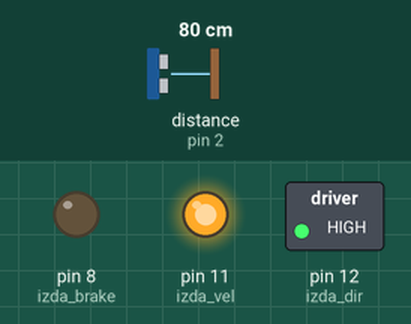
A program run on a simulated Arduino Uno, built with avr-gcc and run on an emulated ATmega328P. On the bench: switched loads named in the program (green lamp = pin HIGH), output pins drawn as LEDs (lit = HIGH). Wiring (inferred from the names in the program): ultrasonic range finder: trigger pin 4; echo pin 2. The test bench sets the inputs (shaded band); at power-on: distance to the obstacle (sensor on pin 2) 80 cm. The echo pulse lasts 58.3 µs per cm; EEPROM starts erased; pins used as bus, display or sensor lines are not drawn; what the program prints to the serial monitor is not drawn.

Above: at 0.1 s.
At 9.0 s:
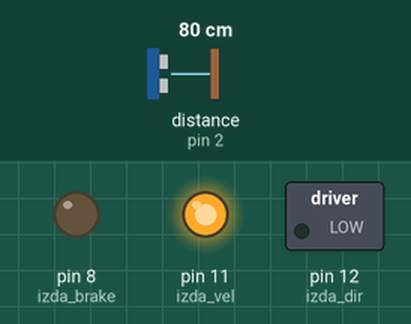
Timing chart, 0 to 10.5 s (numbered marks = the images above):
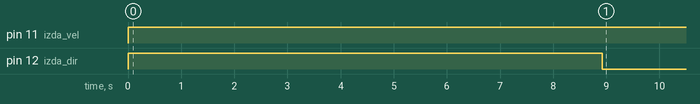

The program:

main.cpp
```cpp
#include "tipos.h"

//Declarar los objetos de los sensores
SensorU_t OjosDetras;

//Declarar la clase de los motores
Motores motors;

//Declarar el objeto para la configuracion
ConfigData Configuracion;

// Estructura para almacenar el estado del robot
Status_t Status;

// Prototipos de funciones


void ControlTask (void *pvParameters);

void setup() {
  //Frenado inicial para evitar movimientos no deseados en el arranque
  motors.Frenar();

  Serial.begin(9600);

  OjosDetras.direccionEcho  = echo_rear;
  OjosDetras.direccionTrig  = trig_rear;

  OjosDetras.cadencia = 100;
  //Arrancar el sistema de configuracion y leer la configuracion inicial
  InitConfiguration();

  // Crear las tareas de lectura de sensores
  //xTaskCreate(TaskUltrasonicRead,"OjosDelante",128,(void*)&OjosDelante,ULTRASONIC_PRIORITY,NULL);

  //Crear la tarea de control principal
  xTaskCreate(ControlTask,"Control",256,NULL,CONTROL_PRIORITY,NULL);

}

void loop(){

  //En este proyecto el bucle loop no se utiliza
  //Es sustituido por la tarea del RTOS "ControlTask"
}

/*--------------------------------------------------*/
/*--------------------- Tareas ---------------------*/
/*--------------------------------------------------*/

/****************************************************************
 * Función ControlTask
 * \brief Tarea de control principal de Moevious
 * \param void *pvParameters -> puntero a array de parametros
 * \return void
 ****************************************************************/
void ControlTask (void *pvParameters){

  TaskHandle_t OjosDetras_h = NULL;

  motors.MoverRecto(255, ALANTE);
  uint8_t count = 0;
  for(;;){

    if(++count == 50){
      motors.MoverRecto(255, ATRAS);
    }

    if(Status.direccion == ATRAS){

      //Si vamos hacia atrás, hacer caso del sensor trasero
      if(OjosDetras_h == NULL){
        xTaskCreate(TaskUltrasonicRead,"OjosDetras",128,(void*)&OjosDetras,ULTRASONIC_PRIORITY,&OjosDetras_h);
      }
      if(OjosDetras.distancia < 4){
        motors.MoverRecto(255, ALANTE);
        count = 0;
      }
    }
    else{ //Cuando dejemos de ir hacia atrás eliminamos el sensor trasero
      if(OjosDetras_h != NULL){
        vTaskDelete(OjosDetras_h);
        OjosDetras_h = NULL;
      }
    }


    duerme(100);
  }
}
```

PinOut.h
```cpp
#ifndef __PINOUT__H
#define __PINOUT__H

/* Pines IMU */
#define IMU_Intp   10

/* Pines de los ultradonidos */
#define  trig_rear 4
#define  echo_rear 2

#define  echo_front
#define  trig_front

/* Pines de los motores */
#define izda_brake  8
#define dcha_brake  9
#define izda_dir   12
#define dcha_dir   13
#define izda_vel   11
#define dcha_vel    3


#endif
```

Memo.cpp
```cpp
#include "Memo.h"

extern ConfigData Configuracion;

#if DEBUG_MEMO
static String indexToString(uint8_t index){
    switch (index)
    {
    case 1:
        return "version de firmware";
        break;

    default:
        return "[index not found]";
        break;
    }
}
#endif

//Funciones privadas
Uint8_t_Type check_uint8(const ConfigData Data1, const ConfigData Data2){
    if(Data1.fw_version.Value != Data2.fw_version.Value){

        return Data2.fw_version;
    }
    Uint8_t_Type empty;
    return empty;
}

//Guardar un único valor en la eeprom
void Store(Uint8_t_Type data){
    if (data.Direction >= EEPROM.length()){
        #if DEBUG_MEMO_ERRORS
            printf("Error en el almacenado en configuracion. Direccion = %i\n", data.Direction);
        #endif
        return;
    }
    EEPROM.write(data.Direction, data.Value);
}

//Leer un único valor desde la eeprom
void Read(Uint8_t_Type *data){
    if (data->Direction >= EEPROM.length()){
        #if DEBUG_MEMO_ERRORS
            printf("Error en la lectura en configuracion. Direccion = %i\n", data->Direction);
        #endif
        return;
    }
    data->Value = EEPROM.read(data->Direction);
}

//Limpiar la eemprom
void clear_eeprom(){
   for (int E = 0; E < EEPROM.length(); E++){
    EEPROM.write(E, 0);   // Itera por toda la EEPROM y reemplaza cualquier valor que esté en algún byte por cero
  }
}

//Tarea para el almacenado automatico de la configuracion
void ConfigLoop(void *p){

    ConfigData OldConfig = Configuracion;

    //Comprobar si ya se ha almacenado algo alguna vez
    //sino almacenar valores por defecto
    Read(&Configuracion.fw_version);


    if(Configuracion.fw_version.Value == 0 || Configuracion.fw_version.Value == 255){
        #if DEBUG_MEMO
            Serial.println("La eeprom no esta arrancada, inicializando...");
        #endif
        Configuracion.fw_version.Value = 1;
    }

    //Leer el resto de valores
    else{
        OldConfig = Configuracion;
    }

    //Bucle para las comprobaciones
    for(;;){

        Uint8_t_Type cambiado = check_uint8(OldConfig, Configuracion);
        if(cambiado.Direction != 255){
            #if DEBUG_MEMO
                printf("Guardando el valor de configuración: %s \n", indexToString(cambiado.Direction));
            #endif
            Store(cambiado);
        }

        OldConfig = Configuracion;
        duerme(100);
    }
    vTaskDelete(NULL);
}

//Funciones publicas

/****************************************************************
 * Función InitConfoguration
 * Lee la configuracion inicial y arranca la tarea de configuracion
 * \param NULL
 ****************************************************************/
void InitConfiguration(){

    //clear_eeprom();

    //Iniciar las direcciones fijas de la memoria
    Configuracion.fw_version.Direction = 1;

    //Arrancar la tarea de control de cambios en la configuracion
    xTaskCreate(ConfigLoop, "CFGTASK", 128, NULL, CONFIG_PRIORITY, NULL);

}
```

Memo.h
```cpp
#ifndef __MEMORIA_H
#define __MEMORIA_H

#include "../tipos.h"
#include "Arduino.h"
#include "EEPROM.h"
#include <Arduino_FreeRTOS.h>

void InitConfiguration();

#endif
```

beep.cpp
```cpp
#include "beep.h"

void beep::init(){

    //sonidito de arranque
    analogWrite(_pin, 150);
    delay(200);
    analogWrite(_pin, 50);
    delay(200);
    analogWrite(_pin, 200);
    delay(300);
    analogWrite(_pin, 0);
}

void beep::wave(){
    for(uint8_t i = 0 ;i< 254;i+=2){
        analogWrite(_pin, i);
        delay(3);
    }

    for(uint8_t i = 254;i> 0;i-=2){
        analogWrite(_pin, i);
        delay(3);
    }
    analogWrite(_pin, 0);
}
```

beep.h
```cpp
#ifndef __BEEP_H
#define __BEEP_H

#include "../tipos.h"
#include "Arduino.h"

/****************************************************************
 * Clase beep
 * Clase para controlar un zumbador.
 ****************************************************************/
class beep {
    private:
        uint8_t _pin = 3;

    public:
        //constructores
        beep(){pinMode(
            _pin,OUTPUT);
            analogWrite(_pin, 0);
            };

        beep(uint8_t pin){
            _pin = pin;
            pinMode(_pin,OUTPUT);
            analogWrite(_pin, 0);
        };

        void init();
        void wave();
};

#endif
```

helpers.cpp
```cpp
#include "helpers.h"

/*--------------------------------------------------*/
/*-------------- Funciones publicas ----------------*/
/*--------------------------------------------------*/

/****************************************************************
 * Función duerme
 * \brief Esta funcion detiene la ejecucion de la tarea
 * durante un tiempo determinado.
 * \param ms(int) --> Milisegundos que se detiene la ejecucion
 ****************************************************************/
void duerme (int ms){
    vTaskDelay(pdMS_TO_TICKS(ms));
}

/****************************************************************
 * Función FIFO
 * \brief coje un array de valores y lo trata como un FIFO, es decir,
 * el valor que le pasamos lo añade al principio y borra el ultimo
 * \param values(uint32_t*) --> Cola FIFO
 * \param new_value(uint32_t) --> numero a añadir al fifo
 ****************************************************************/
void FIFO(uint32_t * values, uint32_t new_value){
    size_t tamaino = sizeof(values);

    for(uint8_t index = tamaino-1;index > 0;index--){
      values[index] = values[index-1];
    }

    values[0]= new_value;

}
```

helpers.h
```cpp
#ifndef __HELPERS_H
#define __HELPERS_H

#include "tipos.h"
#include "Arduino.h"

void duerme(int ms);

void FIFO(uint32_t * values, uint32_t new_value);

#endif
```

motors.cpp
```cpp
#include "motors.h"


Motores::Motores(){
    //Setup motor izquierdo
    pinMode(izda_dir, OUTPUT);
    pinMode(izda_brake, OUTPUT);

    //Setup motor derecho
    pinMode(dcha_dir, OUTPUT);
    pinMode(dcha_brake, OUTPUT);

    //Iniciar frenados
    Frenar();
}

/****************************************************************
 * Función Frenar
 * \brief Frenar los dos motores a la vez.
 * Aplica nivel de voltaje alto en los pines digitales de los frenos
 * \return void
 ****************************************************************/
void Motores::Frenar(){
    analogWrite(izda_vel, 0);
    analogWrite(dcha_vel, 0);
    FrenarIzda();
    FrenarDcha();
}
/****************************************************************
 * Función FrenarIzda
 * \brief Frenar el motor Izquierdo
 * Aplica nivel de voltaje alto en los pines digitales de los frenos
 * \return void
 ****************************************************************/
void Motores::FrenarIzda(){
    digitalWrite(izda_brake, HIGH);
}
/****************************************************************
 * Función FrenarIzda
 * \brief Frenar el motor Derecho
 * Aplica nivel de voltaje alto en los pines digitales de los frenos
 * \return void
 ****************************************************************/
void Motores::FrenarDcha(){
    digitalWrite(dcha_brake, HIGH);
}


/****************************************************************
 * Función QuitarFreno
 * \brief Quitar el freno a los dos motores a la vez.
 * Aplica nivel de voltaje bajo en los pines digitales de los frenos
 * \return void
 ****************************************************************/
void Motores::QuitarFreno(){
    QuitarFrenoIzda();
    QuitarFrenoDcha();
}
/****************************************************************
 * Función QuitarFrenoIzda
 * \brief Quitar el freno al motor Izquierdo
 * Aplica nivel de voltaje bajo en los pines digitales de los frenos
 * \return void
 ****************************************************************/
void Motores::QuitarFrenoIzda(){
    digitalWrite(izda_brake, LOW);
}
/****************************************************************
 * Función QuitarFrenoDcha
 * \brief Quitar el freno al motor derecho.
 * Aplica nivel de voltaje bajo en los pines digitales de los frenos
 * \return void
 ****************************************************************/
void Motores::QuitarFrenoDcha(){
    digitalWrite(dcha_brake, LOW);
}

/****************************************************************
 * Función VelocidadMotor
 * \brief Envia una velocidad especifica y una direccion a un motor
 * \param uint8_t Motor --> Identificador del motor a mover
 * \param uint8_t Speed --> Velocidad a la que irá el robot (0-255)
 * \param bool  Direccion --> direccion en la que se moverá
 * \return void
 ****************************************************************/
void Motores::VelocidadMotor(uint8_t Motor, uint8_t Speed, bool Direccion){
    if(Speed > 255){
        #if DEBUG_MOTOR_ERRORS
            printf("Error en la velocidad enviada [%i]\n", Speed);
        #endif
        return;
    }
    if(Motor == IZQUIERDA){
        if(Speed > 0){ //Mandar un 0 como velocidad es lo mismo que frenar
            QuitarFrenoIzda();
            digitalWrite(izda_dir, !Direccion);
            analogWrite(izda_vel, Speed);
        }
        else{
            FrenarIzda();
        }

    }
    else if(Motor == DERECHA){
        if(Speed > 0){
            QuitarFrenoDcha();
            digitalWrite(dcha_dir, Direccion);
            analogWrite(dcha_vel, Speed);
        }
        else{
            FrenarDcha();
        }
    }
    else{
        #if DEBUG_MOTOR_ERRORS
            printf("Error en el motor seleccionado [%i]\n", Motor);
        #endif
    }
}

/****************************************************************
 * Función MoverRecto
 * \brief Mueve los dos motores para que el robot vaya recto
 * \param uint8_t Speed --> Velocidad a la que irá el robot (0-255)
 * \param bool  Direccion --> direccion en la que se moverá
 * \return void
 ****************************************************************/
void Motores::MoverRecto(uint8_t Speed, bool Direccion){
    QuitarFreno();

    digitalWrite(izda_dir, !Direccion);
    digitalWrite(dcha_dir, Direccion);
    analogWrite(izda_vel, Speed);
    analogWrite(dcha_vel, Speed);

    Status.direccion = Direccion;
    Status.speed = Speed;
}
```

motors.h
```cpp
#ifndef __MOTORS_H
#define __MOTORS_H

#include "tipos.h"
#include "Arduino.h"

#define IZQUIERDA 1
#define DERECHA   2

#define ALANTE    0
#define ATRAS     1

class Motores {
  private:

  public:
    void MoverRecto(uint8_t Speed, bool Direccion);
    void Frenar();
    void FrenarIzda();
    void FrenarDcha();
    void QuitarFreno();
    void QuitarFrenoIzda();
    void QuitarFrenoDcha();
    void VelocidadMotor(uint8_t Motor, uint8_t Speed, bool Direccion);

    Motores();

};

#endif
```

sensors.cpp
```cpp
#include "sensors.h"

/****************************************************************
 * Función TaskReadAnalog
 * Funcion pensada para ejecutarse como tarea.
 * \brief Lee un sensor analogico y guarda su valor en la estructura.
 * \param Sensor_t --> Estructura del sensor analogico a leer
 * \return void
 ****************************************************************/
void TaskReadAnalog( void *pvParameters){
  SensorA_t * sensor = (SensorA_t *) pvParameters;

  for (;;){

    sensor->valor = analogRead(sensor->direccion);

    duerme(sensor->cadencia);
  }
}


/****************************************************************
 * Función TaskReadDigital
 * Funcion pensada para ejecutarse como tarea.
 * \brief Lee un sensor digital y guarda su valor en la estructura.
 * \param SensorD_t --> Estructura del sensor a leer
 * \return void
 ****************************************************************/
void TaskReadDigital( void *pvParameters){
  SensorD_t * sensor = (SensorD_t *) pvParameters;

  for (;;){

    sensor->valor = digitalRead(sensor->direccion);

    duerme(sensor->cadencia);
  }
}

/*--------------------------------------------------*/
/*-----  Funciones para sensores especificos -------*/
/*--------------------------------------------------*/

/****************************************************************
 * Función TaskUltrasonicRead
 * Funcion pensada para ejecutarse como tarea.
 * \brief Lee un sensor de ultrasonidos HC-SR04 y almacena la distancia en
 * la estructura que se le pasa como parametro.
 * \param SensorU_t --> Estructura del sensor a leer
 * \return void
 ****************************************************************/
void TaskUltrasonicRead (void *pvParameters){
    SensorU_t * sensor = (SensorU_t *) pvParameters;

    pinMode(sensor->direccionTrig, OUTPUT);
    pinMode(sensor->direccionEcho, INPUT);

    for (;;){
        //Limpiar el estado del sensor
        digitalWrite(sensor->direccionTrig, LOW);
        delayMicroseconds(2);

        //Activar el trigger
        digitalWrite(sensor->direccionTrig, HIGH);
        delayMicroseconds(10);
        digitalWrite(sensor->direccionTrig, LOW);


        long tiempo = pulseIn(sensor->direccionEcho, HIGH);

        //Distancia = tiempo *velocidad del sonido al propagarse por el aires /2 (Ida y vuelta))
        uint32_t distancia_temp = tiempo * 0.034 / 2;

        //Almacenar el ultimo valor en el fifo de distancias
        FIFO(sensor->distancias, distancia_temp);

        //Para obtener la media de las ultimas 10 mediciones, se realiza una media aritmetica
        float pesos[10] = {1};

        //filtrar distancias incongruentes buscando diferencias demasiado grandes (mediciones incorrectas)
        //y asignandoles un peso 0 para conservar sus valores.

        for(uint8_t index = 0;index < 10;index++){
          uint8_t limit_sup =  index != 9;
          uint8_t limit_inf =  index != 0;

          float diferencia_sup = 0, diferencia_inf = 0;
          diferencia_sup = abs(sensor->distancias[index]-sensor->distancias[index+limit_sup]);
          diferencia_inf = abs(sensor->distancias[index]-sensor->distancias[index-limit_inf]);

          if(diferencia_inf > 400 && diferencia_sup > 400){
            pesos[index] = 0;
          }
        }


        //Calcular la media ponderada
        uint8_t suma_pesos= 0;
        float suma_distancias = 0;
        for(uint8_t index = 0;index < 10;index++){
          if(pesos[index] != 0){
            suma_pesos += pesos[index];
            suma_distancias += sensor->distancias[index];
          }
        }

        sensor->distancia = suma_distancias/suma_pesos;

        duerme(sensor->cadencia);
    }
}
```

sensors.h
```cpp
#ifndef __SENSORS_H
#define __SENSORS_H

#include "tipos.h"
#include "Arduino.h"


void TaskReadAnalog( void *pvParameters);
void TaskReadDigital( void *pvParameters);

void TaskUltrasonicRead (void *pvParameters);


#endif
```

config.h
```cpp
#ifndef __CONFIG__H
#define __CONFIG__H

/*--------------------------------------------------*/
/*----------- Defines de configuracion -------------*/
/*--------------------------------------------------*/


#define DEBUG          (1) //Control de todo el output por el puerto serial
#define DEBUG_ERRORS   (1) //Control de errores por el puerto serial

#if DEBUG
    #define DEBUG_MEMO   (1) //Control de mensajes de diagnostico de la libreria memo
    #define DEBUG_MOTORS (1) //Control de mensajes de diagnostico del sistema de control de motorres
#endif

#if DEBUG_ERRORS
    #define DEBUG_MEMO_ERRORS  (1) //Control de mensajes de error de la libreria memo
    #define DEBUG_MOTOR_ERRORS (1) //Control de mensajes de error del sistema de control de motores
#endif

//Configuracion de las prioridades de las tareas

#define ULTRASONIC_PRIORITY 3
#define CONFIG_PRIORITY     4
#define CONTROL_PRIORITY    2


#endif
```

Source omitted: tipos.h (1958 bytes)

Measured:
- by itself, pin 11 (izda_vel): LOW → HIGH at 0.00 s
- by itself, pin 12 (izda_dir): LOW → HIGH at 0.00 s, → LOW 8.9 s later
